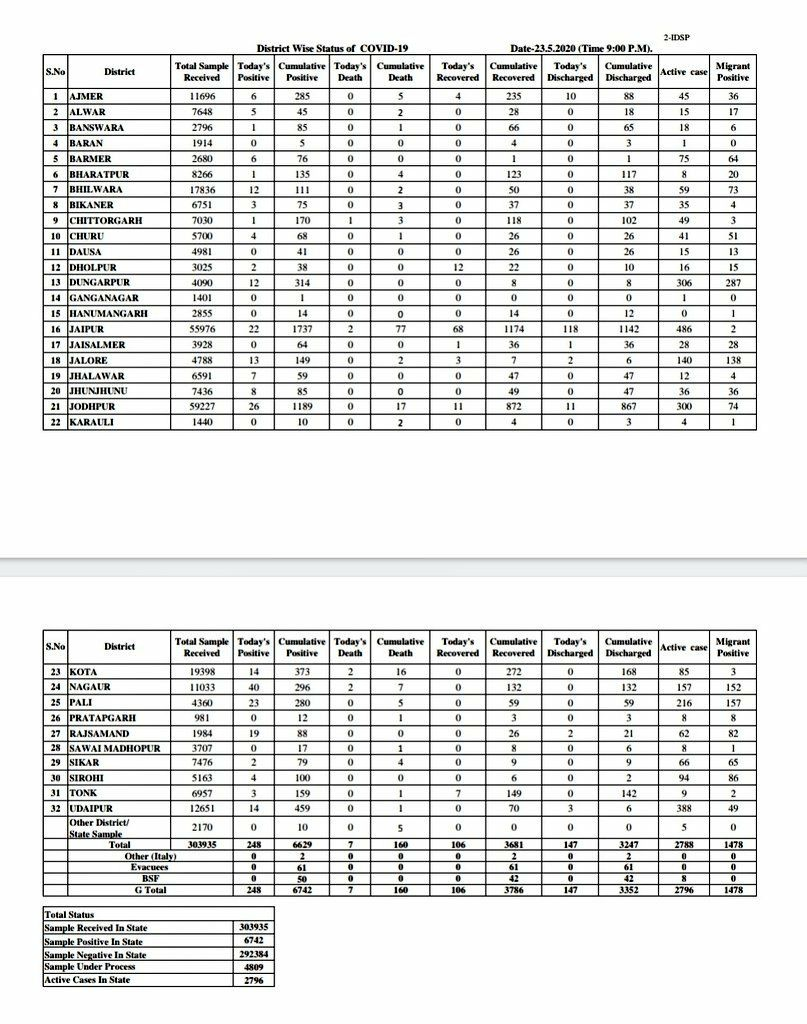
#> input picture img/raj.jpeg, 807 x 1024 px
$ jupyter execute --allow-errors ocr.ipynb
#> lines starting #> are read from the running program, lines starting #| are printed output that depends on the picture; after the words box and inside, x2 and y2 are one past the last pixel; in counts of white or black regions, pixels touching at a corner belong together
# OCR Experiments

## Problem

Given images containing text, we need to write code that can extract data from them.

### Images

All the images are put in the folder `img`. Each of them contains tabular or plain text data. Some images are good quality (i.e. higher resolution) while some are not. We need to come up with a strategy to identify what pre-processing we need to do to be able to parse the images and convert them into text.

### Libraries Used
We can use OpenCV to load the image and preprocess it. And we are using Tesseract library to parse text from images

[cell 1]
import cv2
from matplotlib import pyplot as plt
import numpy as np

## Preprocessing

Almost all the images we have need to be preprocessed in one or more ways because they have several orthogonal abnormalities than what a perfect image for processing would be. To name a few:

- Resolution is not very high
- Use of Indian languages
- Tables
- Highly incoherent fonts, weights, colors and sizes of text

Some things to try are:
- Strip the vertical and horizontal lines fro images
- Sharpen images
- Apply thresholding or blurs
- Use grayscale (remove the color factor as long as we don't care about colors)

Up until now, there hasn't been a use case for learning about color, so lets just get rid of colors. So lets load the image we want to work with and create a gray scale out of it

[cell 2]
image = cv2.imread('./img/raj.jpeg')
#> image is the input picture: shape (1024, 807, 3); mean B, G, R 229, 229.6, 229.2
gray = cv2.cvtColor(image, cv2.COLOR_BGR2GRAY)

plt.imshow(gray, cmap='Greys_r')
plt.show()

[cell 3]
thresh = cv2.threshold(gray, 0, 255, cv2.THRESH_BINARY_INV + cv2.THRESH_OTSU)[1]
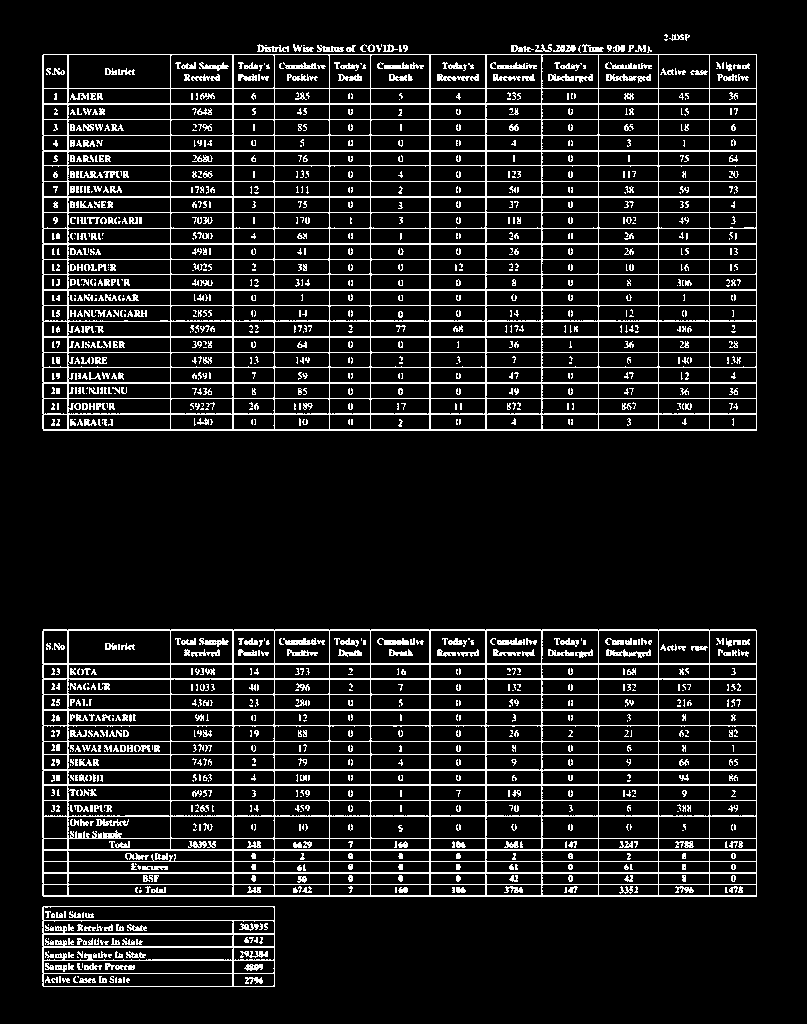
#> thresh: shape (1024, 807); 10.8% white in thin lines or dots, all inside (x1, y1, x2, y2) = (42, 34, 757, 987)
plt.imshow(thresh)
plt.show()

[cell 4]
def make_gray(image):
    return cv2.cvtColor(image, cv2.COLOR_BGR2GRAY)

def make_thresh(image):
    gray = make_gray(image)
    return cv2.threshold(gray, 0, 255, cv2.THRESH_BINARY_INV + cv2.THRESH_OTSU)[1]

Lets use the threshold as the base image and use it to remove the vertical and horizontal lines from it

[cell 5]
def run_kernel(img, kernel, iterations=2):
#> called with kernel = array of shape (1, 30), iterations = 2
    detected_lines = cv2.morphologyEx(thresh, cv2.MORPH_OPEN, kernel, iterations=iterations)
#> detected_lines: shape (1024, 807); 5.3% white in thin lines or dots, all inside (x1, y1, x2, y2) = (44, 54, 759, 987)
    cnts = cv2.findContours(detected_lines, cv2.RETR_EXTERNAL, cv2.CHAIN_APPROX_SIMPLE)
#> cnts = 49 contours, 28 with area under 20; largest, box (x1, y1, x2, y2) and area: (44, 872, 759, 874) 714, (44, 849, 759, 851) 714, (44, 784, 759, 786) 714, (44, 709, 759, 711) 714, (44, 336, 759, 338) 714
    cnts = cnts[0] if len(cnts) == 2 else cnts[1]
    for c in cnts:
        cv2.drawContours(img, [c], -1, (255, 255, 255), 2)
#> this loop made 49 passes
#> c on passes 1, 2, 4, 5, 6, 7, 8, 9, 10, 11, 12, 13: [[45, 986], [276, 986]], [[45, 973], [276, 973]], [[45, 946], [44, 947], [276, 947], [276, 946]], [[45, 933], [44, 934], [276, 934], [276, 933]], [[45, 920], [276, 920]], [[45, 906], [276, 906]], [[44, 895], [45, 896], [758, 896], [758, 895]], [[44, 884], [758, 884]], [[44, 872], [44, 873], [758, 873], [758, 872]], [[44, 861], [758, 861]], [[44, 849], [44, 850], [758, 850], [758, 849]], [[45, 838], [758, 838]]
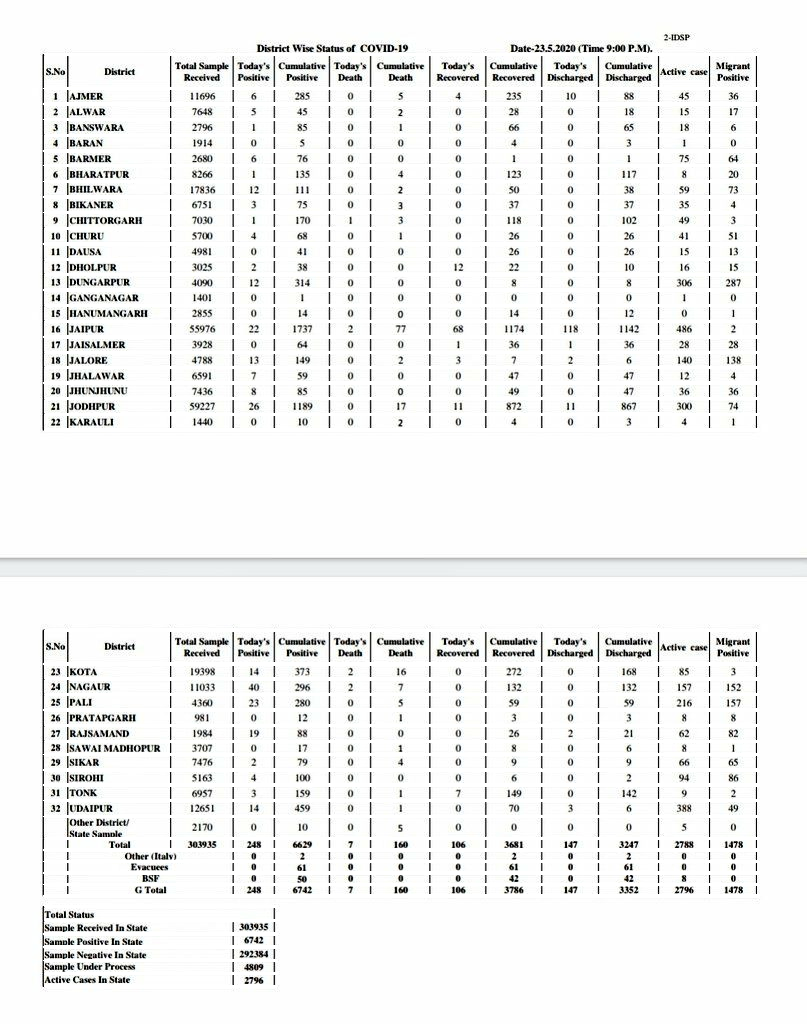
#> img: shape (1024, 807, 3); mean B, G, R 241.6, 242.1, 241.8

# Remove horizontal
h_kernel = cv2.getStructuringElement(cv2.MORPH_RECT, (30, 1))
run_kernel(image, h_kernel)

# Remove horizontal
v_kernel = cv2.getStructuringElement(cv2.MORPH_RECT, (1, 30))
#> v_kernel = 30 values from 1 to 1
run_kernel(image, v_kernel)
#> call 2 of run_kernel, with kernel = array of shape (30, 1), iterations = 2
#> in run_kernel (call 2), `detected_lines = cv2.morphologyEx(thresh, cv2.MORPH_OPEN, kernel, iter..`:
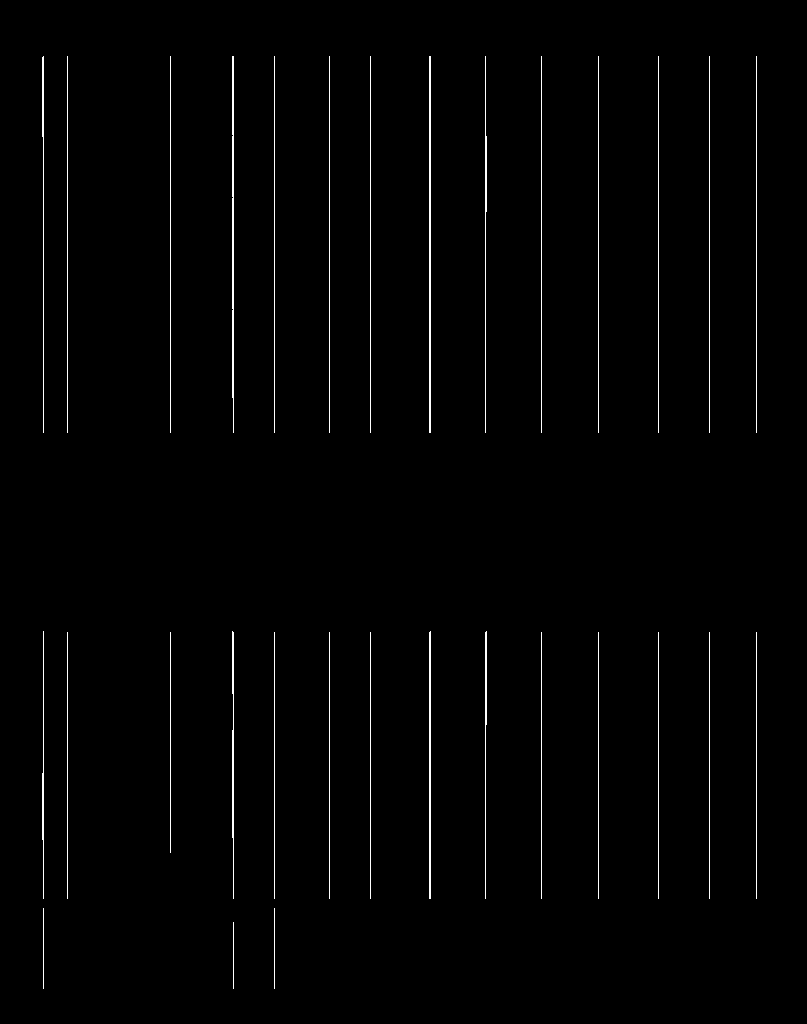
#> detected_lines: shape (1024, 807); 1.3% white in thin lines or dots, all inside (x1, y1, x2, y2) = (42, 56, 757, 989)
#> in run_kernel (call 2), `cnts = cv2.findContours(detected_lines, cv2.RETR_EXTERNAL, cv2.CHAIN_A..`: cnts = 31 contours, 23 with area under 20; largest, box (x1, y1, x2, y2) and area: (429, 56, 431, 433) 376, (232, 56, 234, 433) 338, (429, 631, 431, 899) 266, (232, 631, 234, 899) 170, (485, 631, 487, 899) 93, (42, 56, 44, 433) 80, (485, 56, 487, 433) 76, (42, 631, 44, 899) 67
#> the loop in run_kernel (call 2), `for c in cnts:` made 31 passes
#> c on passes 1 to 12: [[233, 922], [233, 988]], [[274, 908], [274, 988]], [[43, 908], [43, 988]], [[756, 632], [756, 898]], [[709, 632], [709, 898]], [[658, 632], [658, 898]], [[598, 632], [598, 898]], [[541, 632], [541, 898]], [[370, 632], [370, 898]], [[329, 632], [329, 898]], [[274, 632], [274, 898]], [[170, 632], [170, 852]]
#> after the loop in run_kernel (call 2), `for c in cnts:`:
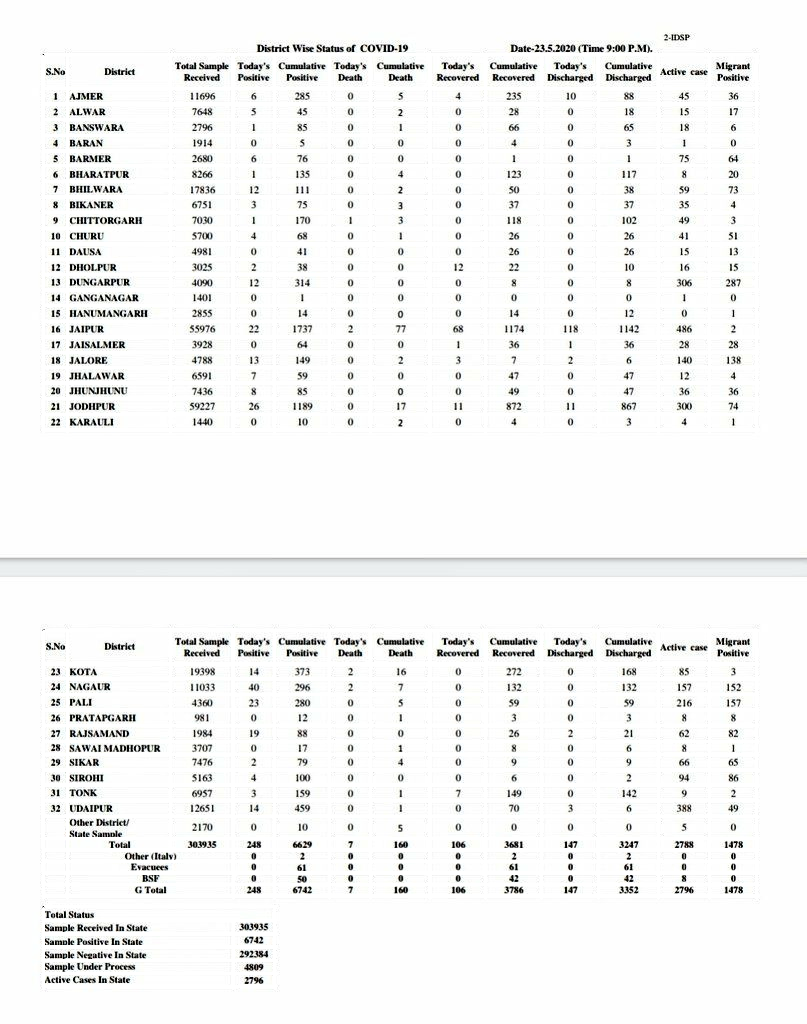
#> img: shape (1024, 807, 3); 2.66% of pixels changed, all inside (x1, y1, x2, y2) = (41, 55, 758, 990)

img = make_thresh(image)
#> in make_thresh, `return cv2.threshold(gray, 0, 255, cv2.THRESH_BINARY_INV + cv2.THRESH_..`:
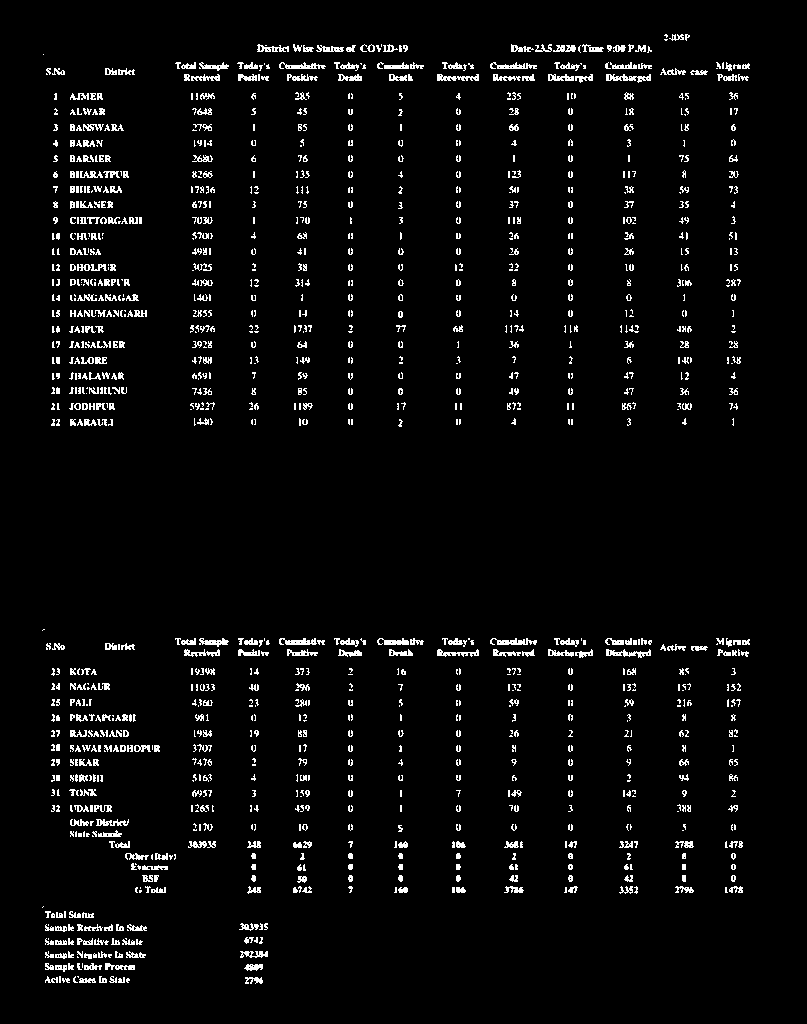
#> returned value: shape (1024, 807); 3.9% white in thin lines or dots, all inside (x1, y1, x2, y2) = (42, 34, 750, 984)
plt.imshow(image)
plt.show()
